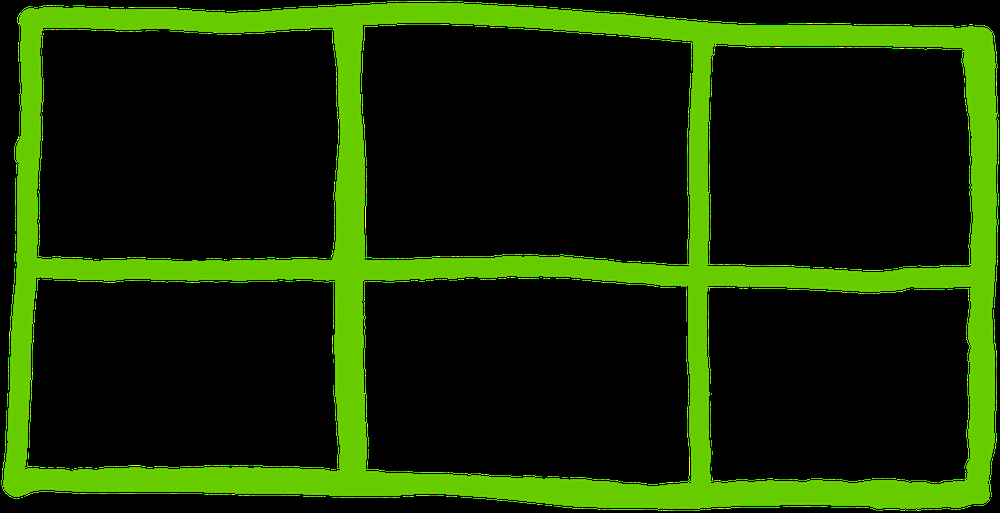
#> input picture assets/images/model.png, 1000 x 513 px, shrunk from 1886 x 967 before the run
$ python algorithm-2.py   (Python 2 division)
#> lines starting #> are read from the running program, lines starting #| are printed output that depends on the picture
import cv2
import numpy as np
import isect_segments_bentley_ottmann.poly_point_isect as bot

filename = '../assets/images/model.png'
img = cv2.imread(filename)
#> img is the input picture: shape (513, 1000, 3); mean B, G, R 0, 44.4, 22
gray = cv2.cvtColor(img,cv2.COLOR_BGR2GRAY)
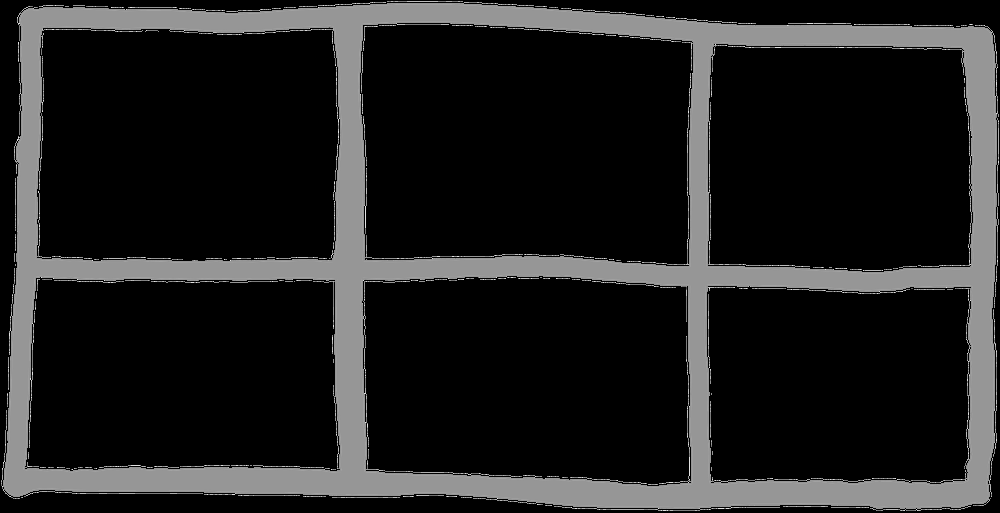
#> gray: shape (513, 1000); min 0, max 226, mean 32.6

kernel_size = 5
blur_gray = cv2.GaussianBlur(gray,(kernel_size, kernel_size),0)
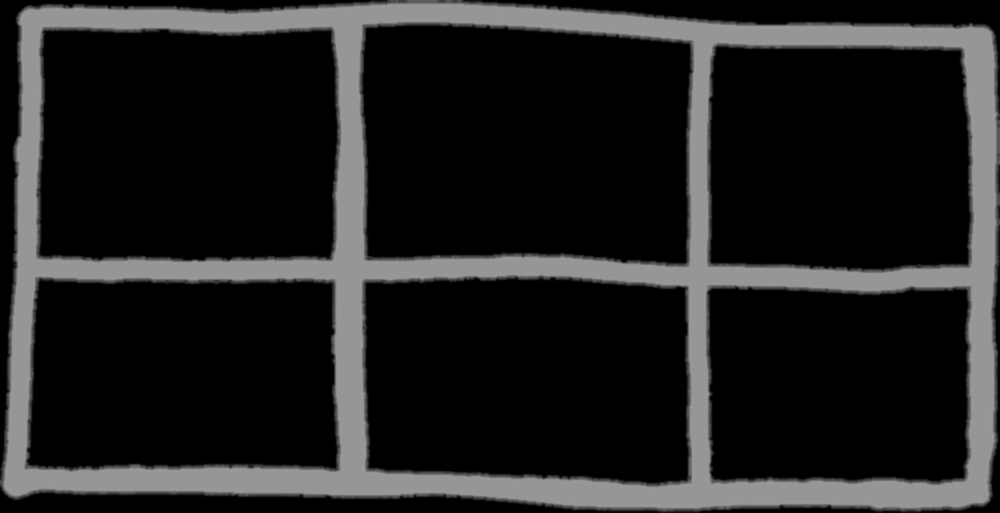
#> blur_gray: shape (513, 1000); min 0, max 155, mean 32.6

low_threshold = 50
high_threshold = 150
edges = cv2.Canny(blur_gray, low_threshold, high_threshold)
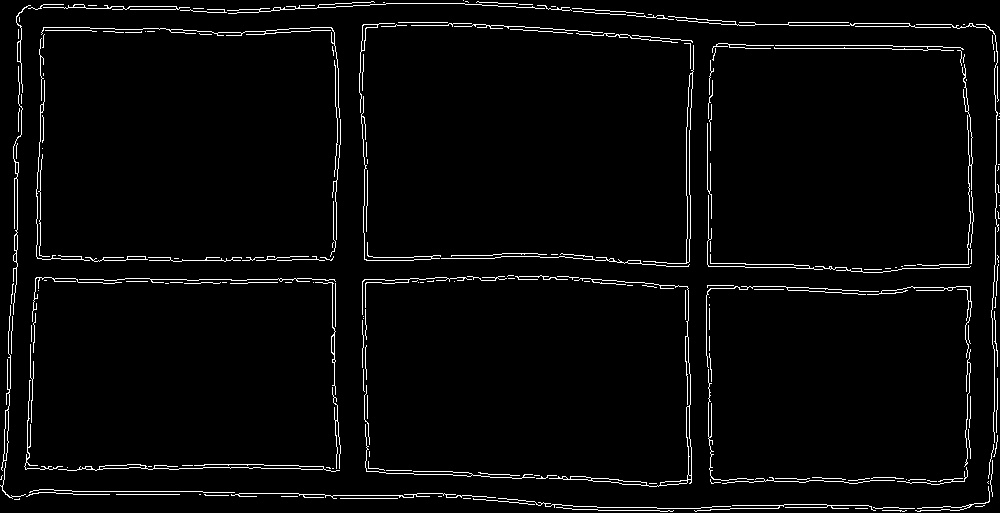
#> edges: shape (513, 1000); 3.2% white in thin lines or dots

rho = 1  # distance resolution in pixels of the Hough grid
theta = np.pi / 180  # angular resolution in radians of the Hough grid
threshold = 15  # minimum number of votes (intersections in Hough grid cell)
min_line_length = 50  # minimum number of pixels making up a line
max_line_gap = 20  # maximum gap in pixels between connectable line segments
line_image = np.copy(img) * 0  # creating a blank to draw lines on
#> line_image: shape (513, 1000, 3); every value is 0

# Run Hough on edge detected image
# Output "lines" is an array containing endpoints of detected line segments
lines = cv2.HoughLinesP(edges, rho, theta, threshold, np.array([]),
                    min_line_length, max_line_gap)
#> lines = 158 rows, first 6: [838, 45, 960, 47], [595, 260, 745, 263], [203, 492, 461, 497], [81, 257, 170, 257], [2, 466, 178, 469], [433, 25, 566, 32]
print(lines)
#> (printed output is left out)
points = []
for line in lines:
    for x1, y1, x2, y2 in line:
        points.append(((x1 + 0.0, y1 + 0.0), (x2 + 0.0, y2 + 0.0)))
        cv2.line(line_image, (x1, y1), (x2, y2), (255, 0, 0), 5)
#> this loop made 158 passes
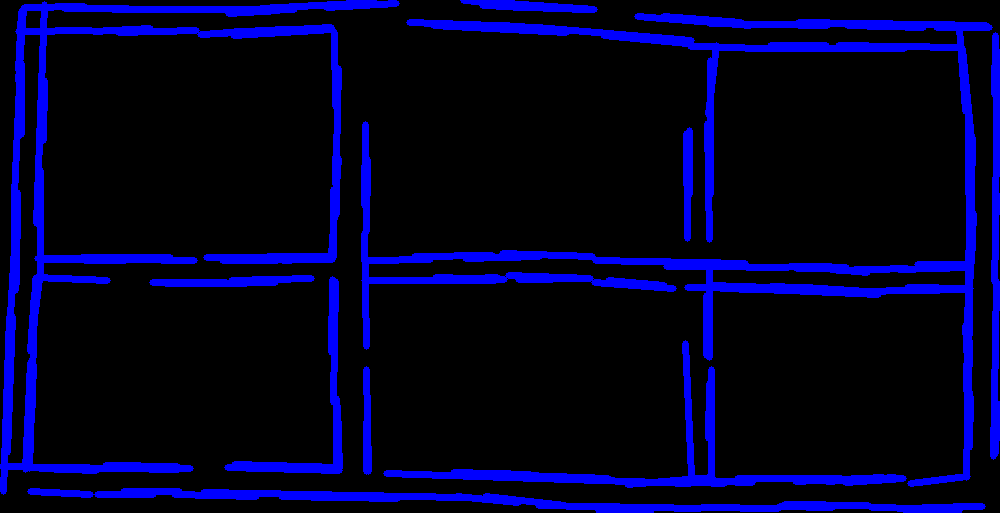
#> line_image: shape (513, 1000, 3); mean B, G, R 35.8, 0, 0
#> after the loop, points = 158 items

lines_edges = cv2.addWeighted(img, 0.8, line_image, 1, 0)
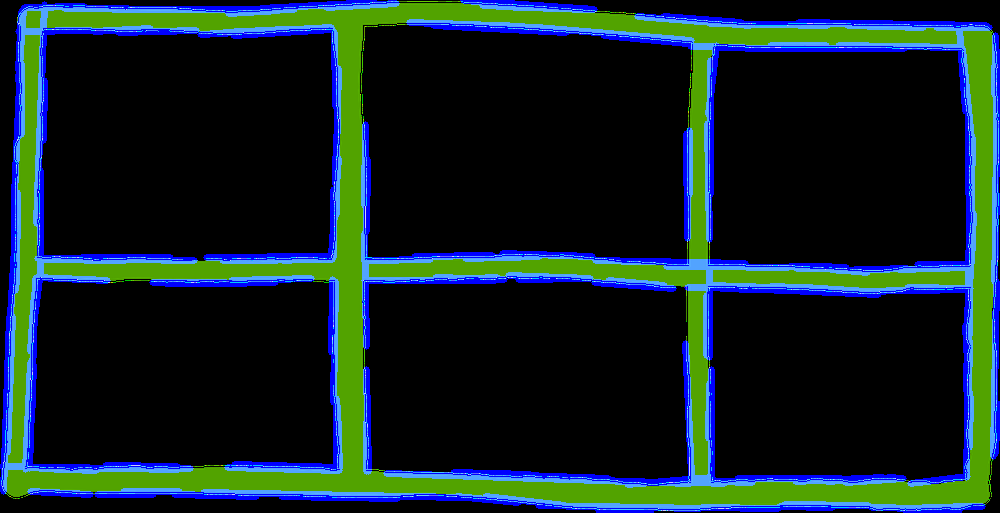
#> lines_edges: shape (513, 1000, 3); mean B, G, R 35.8, 35.5, 17.6
print(lines_edges.shape)
#| (513, 1000, 3)
#cv2.imwrite('line_parking.png', lines_edges)

print points
#> (printed output is left out)
#> (the run stopped early here; a loop or call above may not have finished)

$ run again, with assets/images/table1.png copied over assets/images/model.png
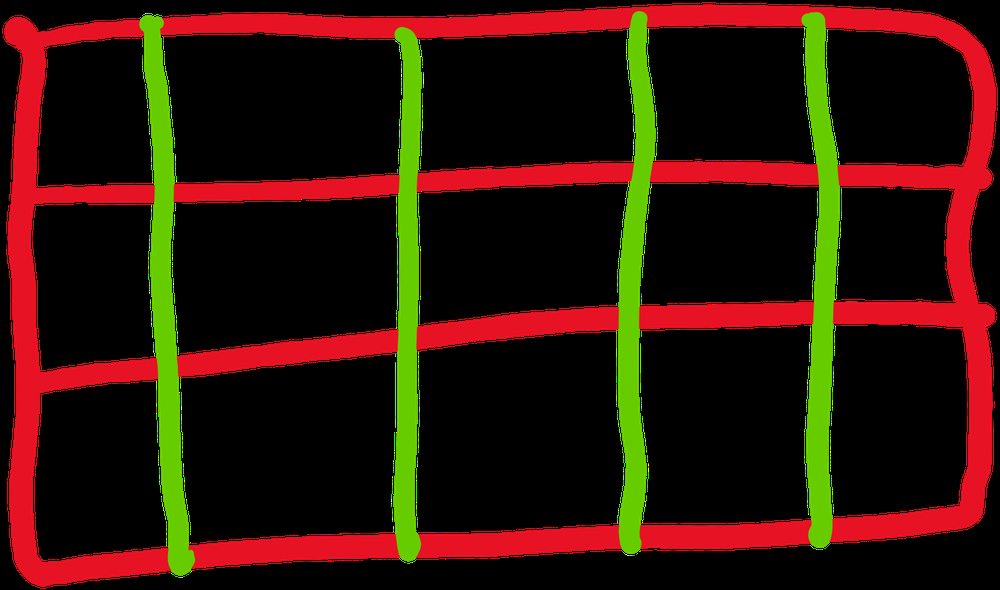
#> input picture assets/images/table1.png, 1000 x 590 px, shrunk from 1625 x 958 before the run
#> img is the input picture: shape (590, 1000, 3); mean B, G, R 6, 19.7, 49.7
#> edges: shape (590, 1000); 3.1% white in thin lines or dots
#> lines = 161 rows, first 6: [733, 547, 829, 543], [158, 410, 163, 515], [422, 18, 707, 4], [803, 457, 817, 172], [260, 538, 395, 533], [396, 557, 497, 556]
#> (printed output is left out)
#> the loop `for line in lines:` made 161 passes
#> after the loop `for line in lines:`:
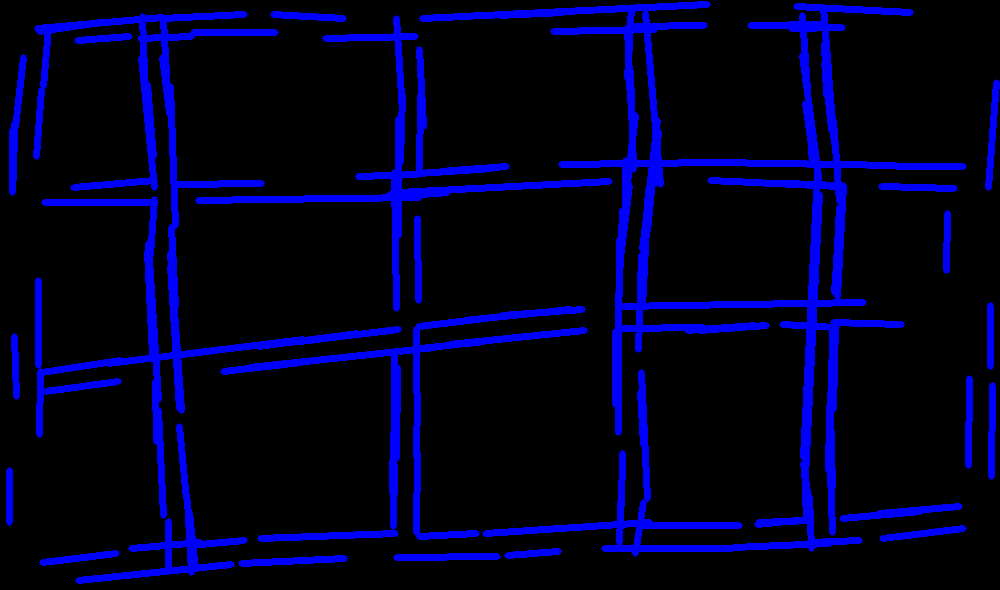
#> line_image: shape (590, 1000, 3); mean B, G, R 34.8, 0, 0
#> after the loop `for line in lines:`: points = 161 items
#> `lines_edges = cv2.addWeighted(img, 0.8, line_image, 1, 0)`:
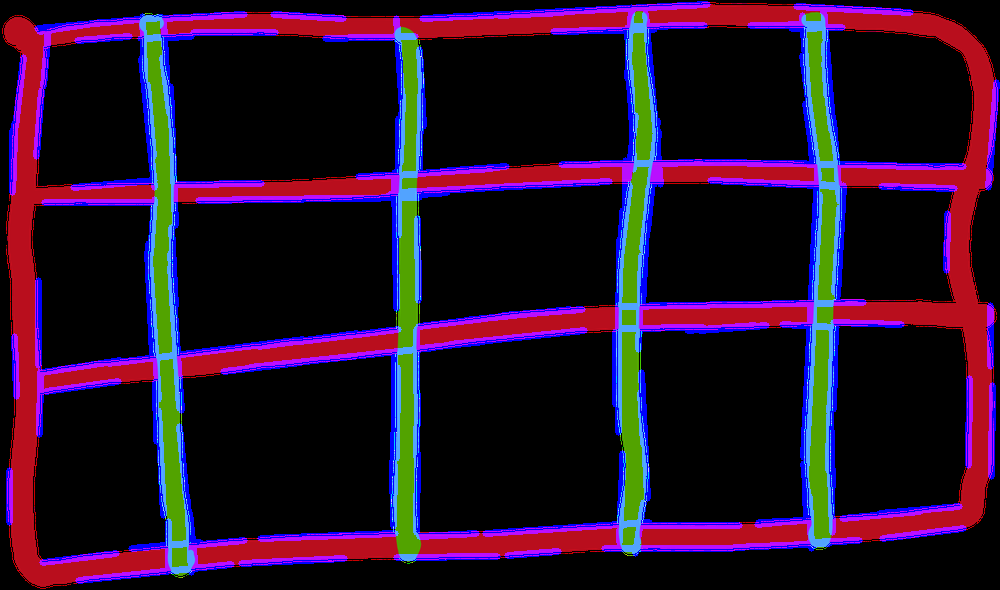
#> lines_edges: shape (590, 1000, 3); mean B, G, R 38.3, 15.7, 39.8
#| (590, 1000, 3)
#> (printed output is left out)

$ run again, with assets/images/table2.png copied over assets/images/model.png
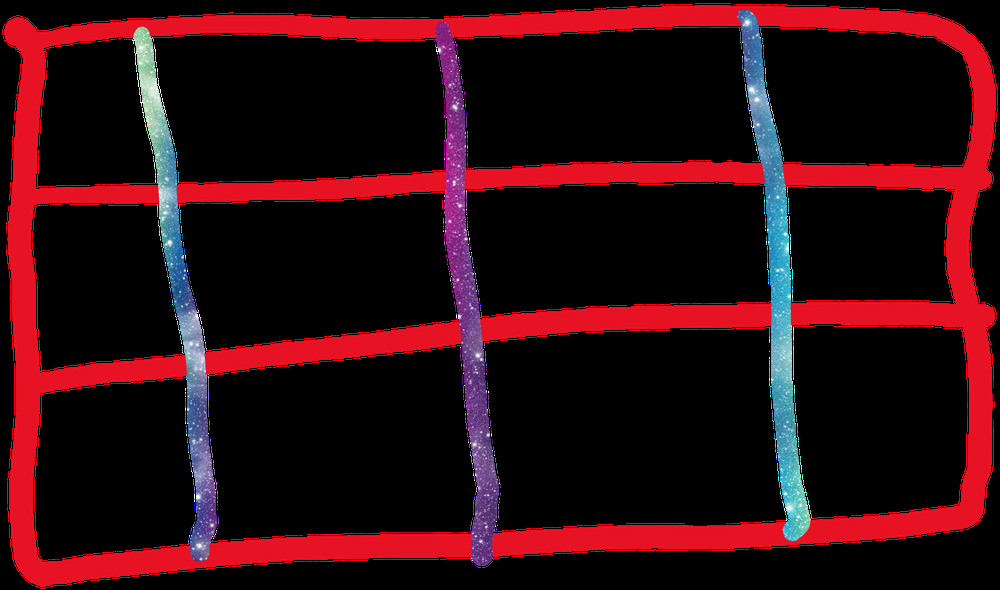
#> input picture assets/images/table2.png, 1000 x 590 px, shrunk from 1625 x 959 before the run
#> img is the input picture: shape (590, 1000, 3); mean B, G, R 16, 10.2, 48.6
#> edges: shape (590, 1000); 2.9% white in thin lines or dots
#> lines = 179 rows, first 6: [511, 554, 625, 548], [251, 367, 437, 347], [130, 361, 349, 335], [504, 185, 593, 185], [458, 36, 563, 32], [36, 189, 181, 184]
#> (printed output is left out)
#> the loop `for line in lines:` made 179 passes
#> after the loop `for line in lines:`:
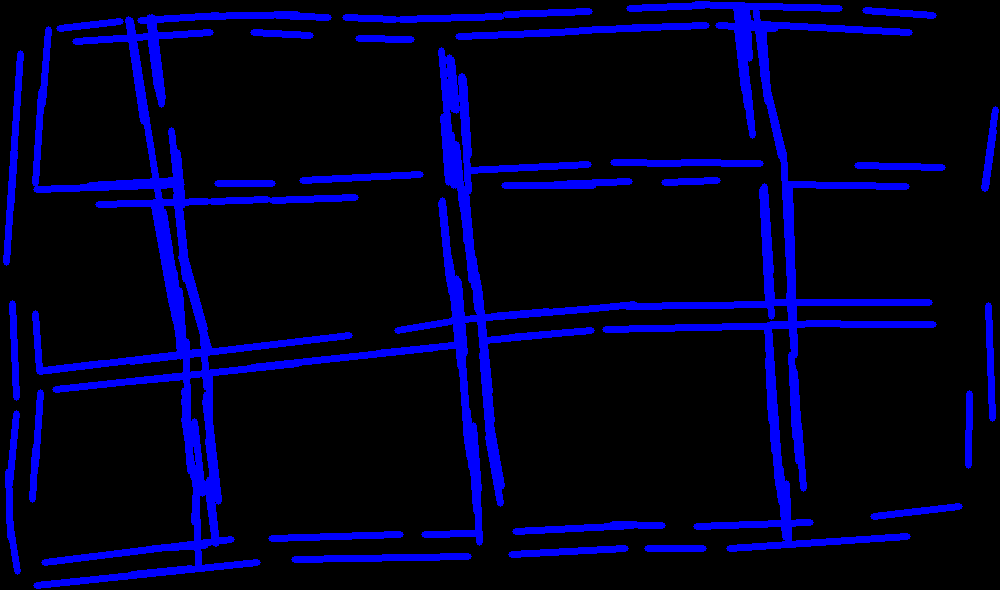
#> line_image: shape (590, 1000, 3); mean B, G, R 34.1, 0, 0
#> after the loop `for line in lines:`: points = 179 items
#> `lines_edges = cv2.addWeighted(img, 0.8, line_image, 1, 0)`:
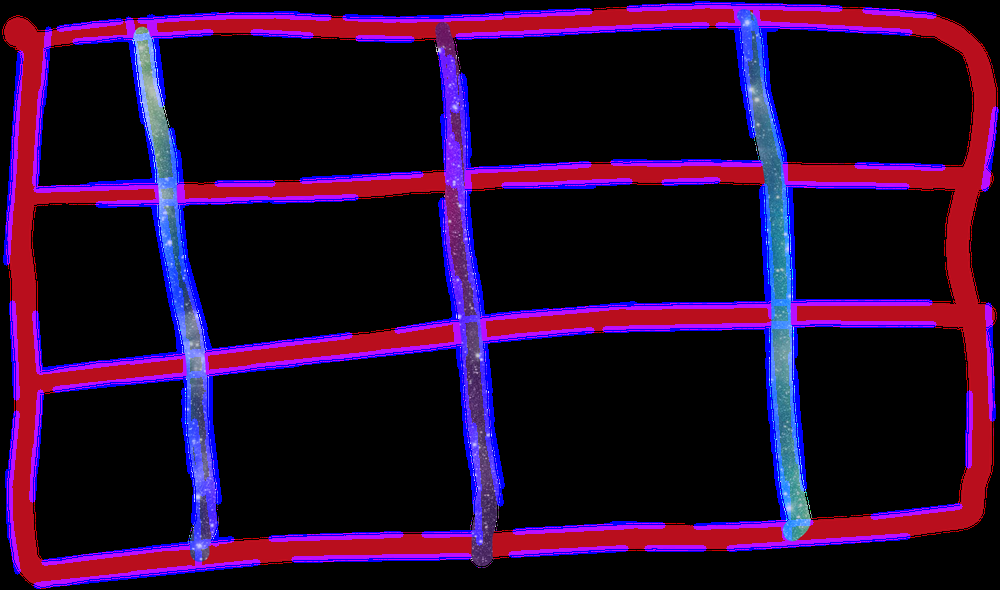
#> lines_edges: shape (590, 1000, 3); mean B, G, R 41.4, 8.1, 38.9
#| (590, 1000, 3)
#> (printed output is left out)
